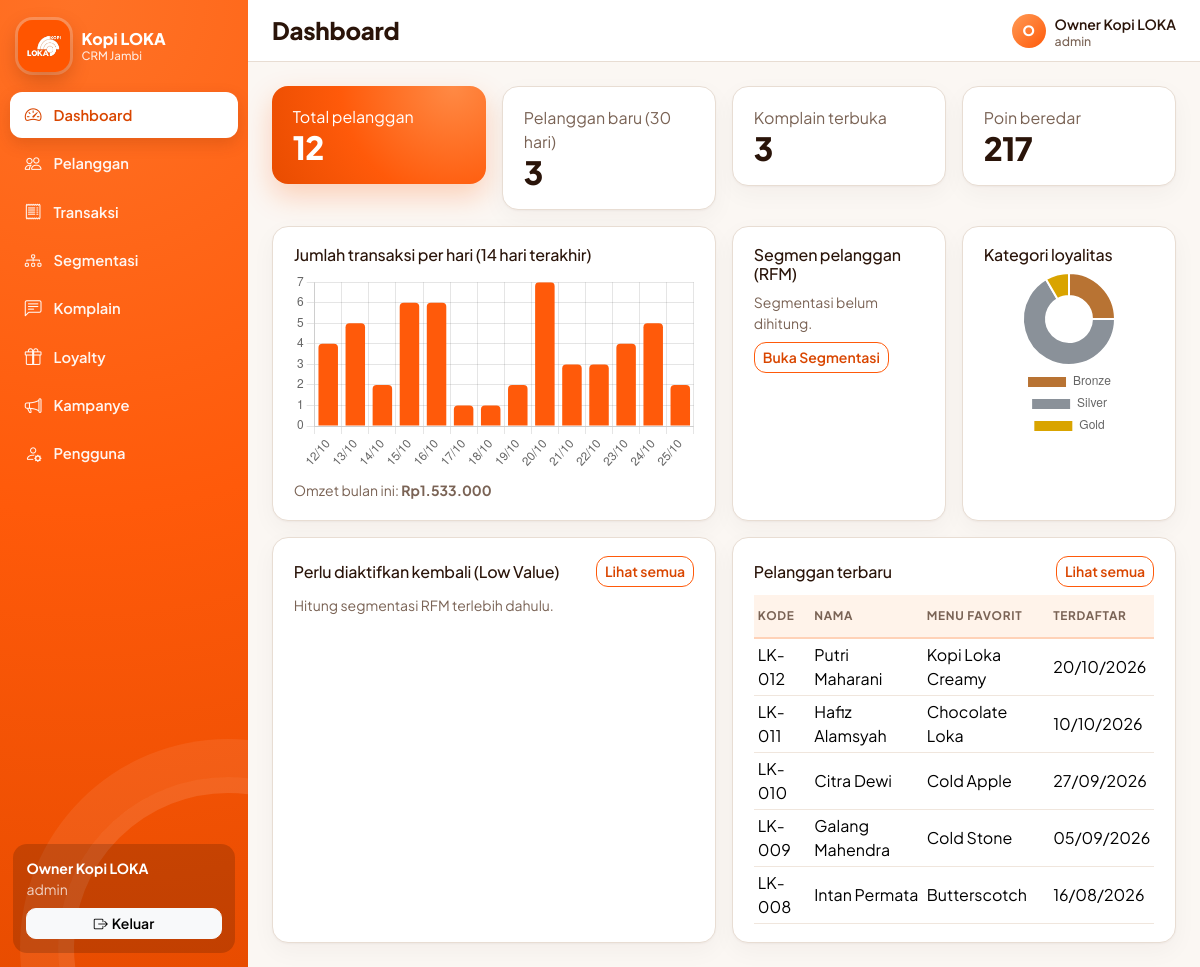
/dashboard.php (signed in), run on the app's committed database.
### tables this page shows
CREATE TABLE pelanggan (
  id INT AUTO_INCREMENT PRIMARY KEY,
  kode VARCHAR(20) NOT NULL UNIQUE,
  nama VARCHAR(100) NOT NULL,
  no_hp VARCHAR(20) NOT NULL,
  email VARCHAR(100),
  alamat VARCHAR(255),
  tgl_lahir DATE,
  tgl_daftar DATE NOT NULL,
  preferensi VARCHAR(100)
);

### includes/fungsi.php (called while the page is built, shortened)
<?php
function e($s) { return htmlspecialchars((string)$s, ENT_QUOTES, 'UTF-8'); }
function rupiah($n) { return 'Rp' . number_format((float)$n, 0, ',', '.'); }
function tgl($d) { return $d ? date('d/m/Y', strtotime($d)) : '-'; }
function url($path = '') { return BASE_URL . '/' . ltrim($path, '/'); }

### dashboard.php (the view, shortened to what this page needs)
<?php
$judul = 'Dashboard';
require __DIR__ . '/includes/header.php';
$total_pelanggan = $pdo->query('SELECT COUNT(*) FROM pelanggan')->fetchColumn();
$pelanggan_baru  = $pdo->query('SELECT COUNT(*) FROM pelanggan WHERE tgl_daftar >= DATE_SUB(CURDATE(), INTERVAL 30 DAY)')->fetchColumn();
$komplain_buka   = $pdo->query("SELECT COUNT(*) FROM komplain WHERE status <> 'Selesai'")->fetchColumn();
$poin_beredar    = $pdo->query("SELECT COALESCE(SUM(CASE jenis WHEN 'masuk' THEN jumlah ELSE -jumlah END),0) FROM poin_pelanggan")->fetchColumn();
$omzet_bulan     = $pdo->query('SELECT COALESCE(SUM(total),0) FROM transaksi WHERE tanggal >= DATE_FORMAT(CURDATE(), "%Y-%m-01")')->fetchColumn();
$rows = $pdo->query("SELECT p.id, COALESCE(SUM(CASE pp.jenis WHEN 'masuk' THEN pp.jumlah ELSE -pp.jumlah END),0) poin
                     FROM pelanggan p LEFT JOIN poin_pelanggan pp ON pp.pelanggan_id = p.id GROUP BY p.id")->fetchAll();
$loyal = ['Bronze'=>0,'Silver'=>0,'Gold'=>0];
foreach ($rows as $r) $loyal[kategori_loyalitas($r['poin'])]++;
$segmen = ['High'=>0,'Medium'=>0,'Low'=>0];
$adaSegmen = array_sum($segmen) > 0;
$tglHitung = $pdo->query('SELECT MAX(tgl_hitung) FROM segmentasi_pelanggan')->fetchColumn();
$perluAktif = $pdo->query("SELECT p.id, p.nama, p.kode, DATEDIFF(CURDATE(), MAX(t.tanggal)) hari
    FROM segmentasi_pelanggan s JOIN pelanggan p ON p.id = s.pelanggan_id LEFT JOIN transaksi t ON t.pelanggan_id = p.id
    WHERE s.customer_value = 'Low' GROUP BY p.id, p.nama, p.kode ORDER BY MAX(t.tanggal) IS NULL DESC, MAX(t.tanggal) ASC LIMIT 5")->fetchAll();
$hari = [];
for ($i = 13; $i >= 0; $i--) $hari[date('Y-m-d', strtotime("-$i day"))] = 0;
$st = $pdo->query('SELECT tanggal, COUNT(*) n FROM transaksi WHERE tanggal >= DATE_SUB(CURDATE(), INTERVAL 13 DAY) GROUP BY tanggal');
foreach ($st as $r) $hari[$r['tanggal']] = (int)$r['n'];
$terbaru = $pdo->query('SELECT kode, nama, tgl_daftar, preferensi FROM pelanggan ORDER BY tgl_daftar DESC, id DESC LIMIT 5')->fetchAll();
?>
<div class="row g-3 mb-3">
  <div class="col-6 col-xl-3"><div class="kartu stat utama"><div>Total pelanggan</div><div class="angka"><?= $total_pelanggan ?></div></div></div>
  <div class="col-6 col-xl-3"><div class="kartu stat"><div class="text-muted">Pelanggan baru (30 hari)</div><div class="angka"><?= $pelanggan_baru ?></div></div></div>
  <div class="col-6 col-xl-3"><div class="kartu stat"><div class="text-muted">Komplain terbuka</div><div class="angka"><?= $komplain_buka ?></div></div></div>
  <div class="col-6 col-xl-3"><div class="kartu stat"><div class="text-muted">Poin beredar</div><div class="angka"><?= number_format($poin_beredar,0,',','.') ?></div></div></div>
</div>
<div class="row g-3 mb-3">
  <div class="col-lg-6"><div class="kartu h-100">
    <h2 class="h6">Jumlah transaksi per hari (14 hari terakhir)</h2>
    <canvas id="grafikTransaksi" height="150"></canvas>
    <div class="small text-muted mt-2">Omzet bulan ini: <strong><?= rupiah($omzet_bulan) ?></strong></div>
  </div></div>
  <div class="col-md-6 col-lg-3"><div class="kartu h-100">
    <h2 class="h6">Segmen pelanggan (RFM)</h2>
    <?php if ($adaSegmen): ?>
      <canvas id="grafikSegmen" height="220"></canvas>
      <div class="small text-muted mt-2">Dihitung <?= tgl($tglHitung) ?></div>
    <?php else: ?>
      <p class="text-muted small mb-2">Segmentasi belum dihitung.</p>
      <a class="btn btn-sm btn-outline-loka" href="<?= url('segmentasi/index.php') ?>">Buka Segmentasi</a>
    <?php endif; ?>
  </div></div>
  <div class="col-md-6 col-lg-3"><div class="kartu h-100">
    <h2 class="h6">Kategori loyalitas</h2>
    <canvas id="grafikLoyalitas" height="220"></canvas>
  </div></div>
</div>
<div class="row g-3">
  <div class="col-lg-6"><div class="kartu h-100">
    <div class="d-flex justify-content-between align-items-center mb-2">
      <h2 class="h6 mb-0">Perlu diaktifkan kembali (Low Value)</h2>
      <a class="btn btn-sm btn-outline-loka" href="<?= url('segmentasi/index.php?nilai=Low') ?>">Lihat semua</a>
    </div>
    <?php if ($perluAktif): ?>
    <div class="table-responsive"><table class="table table-sm align-middle mb-0">
      <thead><tr><th>Pelanggan</th><th class="text-end">Terakhir transaksi</th></tr></thead>
      <tbody><?php foreach ($perluAktif as $p): ?>
        <tr><td><a href="<?= url('pelanggan/detail.php?id=' . $p['id']) ?>"><?= e($p['nama']) ?></a> <span class="text-muted small"><?= e($p['kode']) ?></span></td>
            <td class="text-end"><?= $p['hari'] === null ? 'Belum pernah' : $p['hari'] . ' hari lalu' ?></td></tr>
      <?php endforeach; ?></tbody>
    </table></div>
    <?php else: ?><p class="text-muted small mb-0"><?= $adaSegmen ? 'Tidak ada pelanggan Low Value saat ini.' : 'Hitung segmentasi RFM terlebih dahulu.' ?></p><?php endif; ?>
  </div></div>
  <div class="col-lg-6"><div class="kartu h-100">
    <div class="d-flex justify-content-between align-items-center mb-2">
      <h2 class="h6 mb-0">Pelanggan terbaru</h2>
      <a class="btn btn-sm btn-outline-loka" href="<?= url('pelanggan/index.php') ?>">Lihat semua</a>
    </div>
    <div class="table-responsive"><table class="table table-sm align-middle mb-0">
      <thead><tr><th>Kode</th><th>Nama</th><th>Menu favorit</th><th>Terdaftar</th></tr></thead>
      <tbody><?php foreach ($terbaru as $p): ?>
        <tr><td><?= e($p['kode']) ?></td><td><?= e($p['nama']) ?></td><td><?= e($p['preferensi']) ?></td><td><?= tgl($p['tgl_daftar']) ?></td></tr>
      <?php endforeach; ?></tbody>
    </table></div>
  </div></div>
</div>
<?php
$labelHari = json_encode(array_map(fn($d) => date('d/m', strtotime($d)), array_keys($hari)));
$dataHari  = json_encode(array_values($hari));
$labelL = json_encode(array_keys($loyal)); $dataL = json_encode(array_values($loyal));
$labelS = json_encode(['High Value','Medium Value','Low Value']); $dataS = json_encode(array_values($segmen));
$grafikSegmen = $adaSegmen ? "new Chart(document.getElementById('grafikSegmen'), { type: 'doughnut', data: { labels: $labelS, datasets: [{ data: $dataS, backgroundColor: ['#FF5A0A', '#FFB27A', '#C9BBAF'] }] }, options: { plugins: { legend: { position: 'bottom' } } } });" : '';
$skrip_tambahan = <<<JS
<script src="https://cdn.jsdelivr.net/npm/chart.js@4.4.3/dist/chart.umd.min.js"></script>
<script>
new Chart(document.getElementById('grafikTransaksi'), {
  type: 'bar',
  data: { labels: $labelHari, datasets: [{ label: 'Transaksi', data: $dataHari, backgroundColor: '#FF5A0A', borderRadius: 4 }] },
  options: { plugins: { legend: { display: false } }, scales: { y: { beginAtZero: true, ticks: { precision: 0 } } } }
});
new Chart(document.getElementById('grafikLoyalitas'), {
  type: 'doughnut',
  data: { labels: $labelL, datasets: [{ data: $dataL, backgroundColor: ['#B87333', '#8A9199', '#D9A400'] }] },
  options: { plugins: { legend: { position: 'bottom' } } }
});
$grafikSegmen
</script>
JS;
require __DIR__ . '/includes/footer.php';

### includes/header.php (shortened to what this page needs)
<?php
require_once __DIR__ . '/fungsi.php';
$judul = $judul ?? 'CRM Kopi LOKA';
$namaUser = $_SESSION['user']['nama'] ?? '';
?><!doctype html>
<html lang="id">
<head>
<link href="https://cdn.jsdelivr.net/npm/bootstrap@5.3.3/dist/css/bootstrap.min.css" rel="stylesheet">
<link href="https://cdn.jsdelivr.net/npm/bootstrap-icons@1.11.3/font/bootstrap-icons.css" rel="stylesheet">
<link href="<?= url('assets/css/style.css') ?>" rel="stylesheet">
</head>
<body>
<?php include __DIR__ . '/sidebar.php'; ?>
<main class="konten">
  <header class="topbar">
    <h1 class="h4"><?= e($judul) ?></h1>
    <div class="user-chip"><span class="av" aria-hidden="true"><?= e(strtoupper(substr($namaUser, 0, 1))) ?></span>
      <span class="nama"><?= e($namaUser) ?><small><?= e($_SESSION['user']['role'] ?? '') ?></small></span></div>
  </header>
  <div class="p-3 p-lg-4">

### includes/sidebar.php
<?php
$menu = [
  ['dashboard.php','bi-speedometer2','Dashboard'],
  ['pelanggan/index.php','bi-people','Pelanggan'],
  ['transaksi/index.php','bi-receipt','Transaksi'],
  ['segmentasi/index.php','bi-diagram-3','Segmentasi'],
  ['komplain/index.php','bi-chat-left-text','Komplain'],
  ['loyalty/poin.php','bi-gift','Loyalty'],
  ['kampanye/index.php','bi-megaphone','Kampanye'],
];
if (($_SESSION['user']['role'] ?? '') === 'admin') $menu[] = ['pengguna/index.php','bi-person-gear','Pengguna'];
$sekarang = $_SERVER['REQUEST_URI'];
?>
<nav class="sidebar" id="sidebar" aria-label="Menu utama">
  <a class="brand" href="<?= url('dashboard.php') ?>">
    <img src="<?= url('assets/img/logo-loka.png') ?>" alt="Logo Kopi LOKA">
    <span>Kopi LOKA<small>CRM Jambi</small></span>
  </a>
  <ul class="nav flex-column">
  <?php foreach ($menu as [$href,$ikon,$label]):
      $folder = dirname($href) === '.' ? $href : dirname($href) . '/';
      $on = strpos($sekarang, $folder) !== false; ?>
    <li class="nav-item">
      <a class="nav-link <?= $on ? 'active' : '' ?>" href="<?= url($href) ?>" <?= $on ? 'aria-current="page"' : '' ?>><i class="bi <?= $ikon ?>" aria-hidden="true"></i><?= $label ?></a>
    </li>
  <?php endforeach; ?>
  </ul>
  <div class="user-box">
    <div class="small fw-bold"><?= e($_SESSION['user']['nama']) ?></div>
    <div class="small opacity-75 mb-2"><?= e($_SESSION['user']['role']) ?></div>
    <a class="btn btn-sm btn-light w-100" href="<?= url('auth/logout.php') ?>"><i class="bi bi-box-arrow-right me-1"></i>Keluar</a>
  </div>
</nav>

### includes/footer.php (shortened to what this page needs)
  </div>
</main>
<?= $skrip_tambahan ?? '' ?>
</body>
</html>

### assets/css/style.css (style rules this page uses)
:root { --loka:#ff5a0a; --loka-gelap:#d94600; --loka-muda:#fff3ea; --teks:#2a1409; --redup:#7a6355; --garis:#e8ddd3; --latar:#fbf7f3; --putih:#fff; --r:16px; }
body { font-family:'Plus Jakarta Sans',system-ui,-apple-system,'Segoe UI',Roboto,sans-serif;background:var(--latar);color:var(--teks) }
a { color:var(--loka-gelap) }
.text-muted { color:var(--redup)!important }
h1,h2,h3,h4,h5,h6 { font-weight:700;letter-spacing:-.01em }
.btn { border-radius:12px;font-weight:600 }
.btn-outline-loka { border:1.5px solid var(--loka);color:var(--loka-gelap);background:transparent }
.sidebar { position:fixed;inset:0 auto 0 0;width:248px;display:flex;flex-direction:column;z-index:1030;overflow:hidden;color:#fff; background:radial-gradient(circle at 30% 0%,#ff7226,var(--loka) 52%,#e84c00);transition:transform .2s }
.sidebar::before { content:"";position:absolute;right:-150px;bottom:-150px;width:340px;height:340px;border-radius:50%;border:16px solid #ffffff1c;box-shadow:0 0 0 38px #ffffff12;pointer-events:none }
.sidebar>* { position:relative }
.sidebar .brand { display:flex;align-items:center;gap:.75rem;padding:1.25rem 1.1rem 1rem;text-decoration:none;color:#fff }
.sidebar .brand img { width:52px;height:52px;border-radius:15px;box-shadow:0 8px 20px #7a2a0055,0 0 0 3px #ffffff40 }
.sidebar .brand span { font-weight:800;line-height:1.15;font-size:1rem }
.sidebar .brand small { display:block;font-weight:500;font-size:.72rem;opacity:.85 }
.sidebar .nav { padding:.25rem .65rem;gap:.15rem }
.sidebar .nav-link { color:#fffffff0;padding:.65rem .9rem;display:flex;gap:.75rem;align-items:center;border-radius:12px;font-weight:600;font-size:.92rem }
.sidebar .nav-link i { font-size:1.05rem }
.sidebar .nav-link.active { background:#fff;color:var(--loka-gelap);box-shadow:0 6px 16px #7a2a0033 }
.sidebar .user-box { margin:auto .8rem .9rem;padding:.85rem;background:#0000002b;border-radius:14px }
.sidebar .user-box .btn { border-radius:10px }
.konten { margin-left:248px;min-height:100vh }
.topbar { position:sticky;top:0;z-index:1020;display:flex;align-items:center;gap:.75rem;padding:.85rem 1.5rem;background:#fffffff2;backdrop-filter:blur(8px);border-bottom:1px solid var(--garis) }
.topbar h1 { font-weight:800;margin:0 }
.user-chip { margin-left:auto;display:flex;align-items:center;gap:.55rem;font-size:.88rem;font-weight:600 }
.user-chip .av { display:grid;place-items:center;width:34px;height:34px;border-radius:50%;background:linear-gradient(135deg,#ff9a55,var(--loka));color:#fff;font-weight:800 }
.user-chip small { display:block;color:var(--redup);font-weight:500;line-height:1 }
.kartu { background:var(--putih);border:1px solid var(--garis);border-radius:var(--r);padding:1.15rem 1.3rem;box-shadow:0 1px 2px #2a14090a,0 8px 24px #2a14090a }
.stat .angka { font-size:2rem;font-weight:800;line-height:1.15;letter-spacing:-.02em }
.stat.utama { background:radial-gradient(circle at 85% 0%,#ff8a45,var(--loka) 55%,#e84c00);border:0;color:#fff;box-shadow:0 12px 28px #ff5a0a40 }
.table { --bs-table-bg:transparent;--bs-table-hover-bg:#fff7f1 }
.table thead th { background:var(--loka-muda);color:var(--redup);font-size:.74rem;font-weight:700;letter-spacing:.06em;text-transform:uppercase;border-bottom:2px solid #ffd2b8;white-space:nowrap;padding-top:.75rem;padding-bottom:.75rem }
.table td { border-color:#f0e6dd;vertical-align:middle }

### data on the page
pelanggan: kode "LK-012", nama "Putri Maharani", preferensi "Kopi Loka Creamy", tgl_daftar "20/10/2026"
pelanggan: kode "LK-011", nama "Hafiz Alamsyah", preferensi "Chocolate Loka", tgl_daftar "10/10/2026"
pelanggan: kode "LK-010", nama "Citra Dewi", preferensi "Cold Apple", tgl_daftar "27/09/2026"
pelanggan: kode "LK-009", nama "Galang Mahendra", preferensi "Cold Stone", tgl_daftar "05/09/2026"
pelanggan: kode "LK-008", nama "Intan Permata", preferensi "Butterscotch", tgl_daftar "16/08/2026"

### other printed values
$label "Dashboard"
$label "Pelanggan"
$label "Transaksi"
$label "Segmentasi"
$label "Komplain"
$label "Loyalty"
$label "Kampanye"
$label "Pengguna"
$_SESSION['user']['nama'] "Owner Kopi LOKA"
$_SESSION['user']['role'] "admin"
$judul "Dashboard"
substr($namaUser, 0, 1) "O"
$namaUser "Owner Kopi LOKA"
$total_pelanggan "12"
$pelanggan_baru "3"
